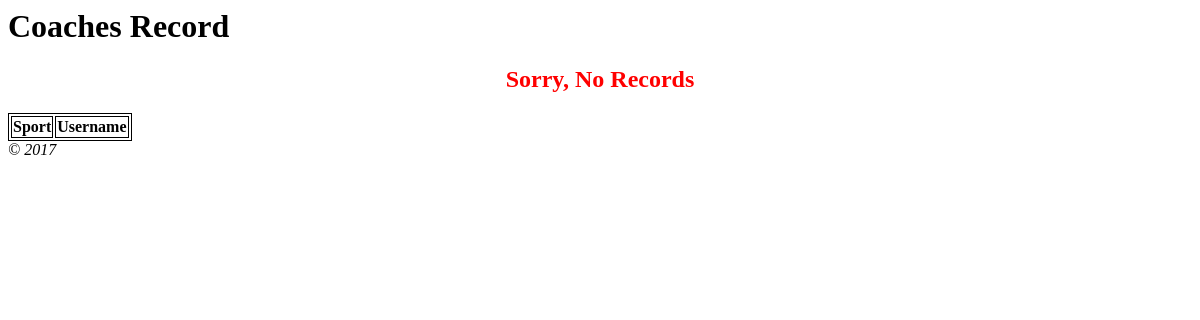
/index.php/headcoach/view, run on an earlier commit of the app's database.
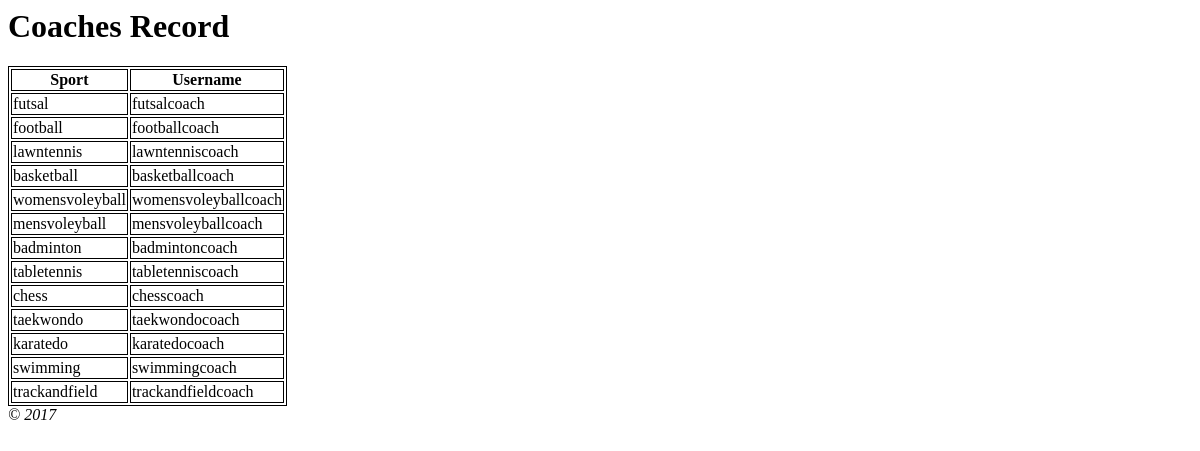
And on a later commit of the database.
### tables this page shows
CREATE TABLE `coachuser` (
  `id_coach` int(11) NOT NULL,
  `username` varchar(45) NOT NULL,
  `sport` varchar(45) NOT NULL,
  `password` varchar(45) NOT NULL
);

### application/controllers/Headcoach.php (called while the page is built, shortened)
<?php
	class Headcoach extends CI_Controller {
		public function __construct(){
			$this->load->model('Headcoach_model');
		}
		function view(){
			$data = array();
			if($query = $this->Headcoach_model->get_records()) 	{
					$data['records'] = $query;
			}
			$data['title'] = 'Coaches Record';
			$this->load->view("templates/header",$data);
			$this->load->view("users/headCoach_view", $data);
			$this->load->view("templates/footer");
		}
	}

### index.php (called while the page is built, shortened)
<?php
require_once BASEPATH.'core/CodeIgniter.php';

### application/models/Headcoach_model.php (called while the page is built, shortened)
<?php
	class Headcoach_model extends CI_Model{
        function get_records(){
			$query = $this->db->get('coachuser');
			return $query->result();
		}
	}

### application/views/users/headCoach_view.php (the view, shortened to what this page needs)
</head>
<body>
	<table>
		  <tr>
		  	<th>Sport</th>
		    <th>Username</th>
		  </tr>
		  	<?php if(isset($records)) : foreach ($records as $rows) :?>
		  <tr>
		  	<td><?php echo $rows->sport; ?></td>
		    <td><?php echo $rows->username; ?></td>
		    </tr>
		  <?php endforeach; ?>
		  			<?php else: ?>
			<center><h2 style="color:red;">Sorry, No Records</h2></center>
			<?php endif; ?>
	</table>

### application/views/templates/header.php (shortened to what this page needs)
<html>
        <head>
        </head>
        <body>
                <h1><?php echo $title; ?></h1>

### application/views/templates/footer.php
<em>&copy; 2017</em>
        </body>
</html>

### application/views/users/headCoach_view.php (style rules this page uses)
table, th, td { border: 1px solid black; }

What changed in the data, as far as the page shows it:
added coachuser: sport "futsal", username "futsalcoach"
added coachuser: sport "football", username "footballcoach"
added coachuser: sport "lawntennis", username "lawntenniscoach"
added coachuser: sport "basketball", username "basketballcoach"
added coachuser: sport "womensvoleyball", username "womensvoleyballcoach"
added coachuser: sport "mensvoleyball", username "mensvoleyballcoach"
added coachuser: sport "badminton", username "badmintoncoach"
added coachuser: sport "tabletennis", username "tabletenniscoach"
added coachuser: sport "chess", username "chesscoach"
added coachuser: sport "taekwondo", username "taekwondocoach"
added coachuser: sport "karatedo", username "karatedocoach"
added coachuser: sport "swimming", username "swimmingcoach"
added coachuser: sport "trackandfield", username "trackandfieldcoach"
Also different on the page:
text no longer shown: "Sorry, No Records"
